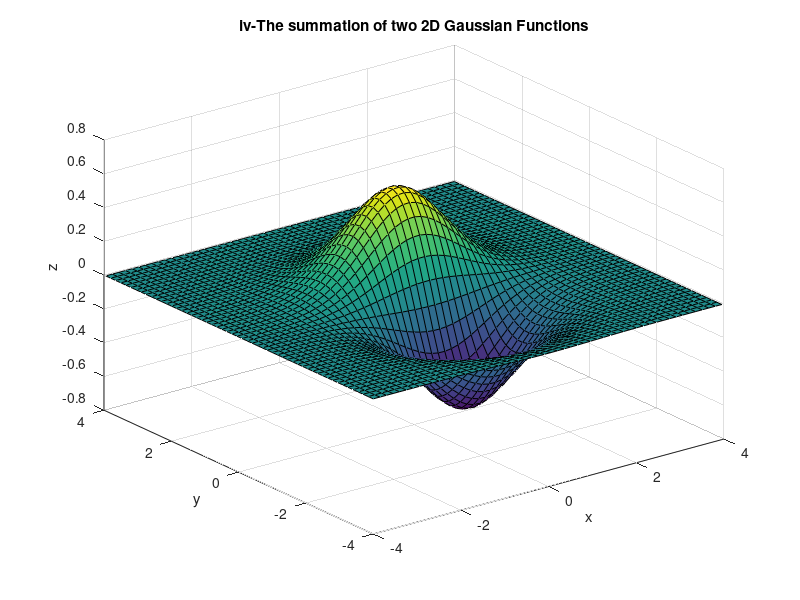

Write MATLAB code to recreate this figure.
[X,Y]=meshgrid(-4:0.15:4);
Z1=exp(-0.5*(X.^2+Y.^2));
Z2=-exp(-0.5*(X.^2+(Y+1).^2));
Z=Z1+Z2;
surf(X,Y,Z)
xlabel('x');
ylabel('y'); 
zlabel('z');
title('iv-The summation of two 2D Gaussian Functions')